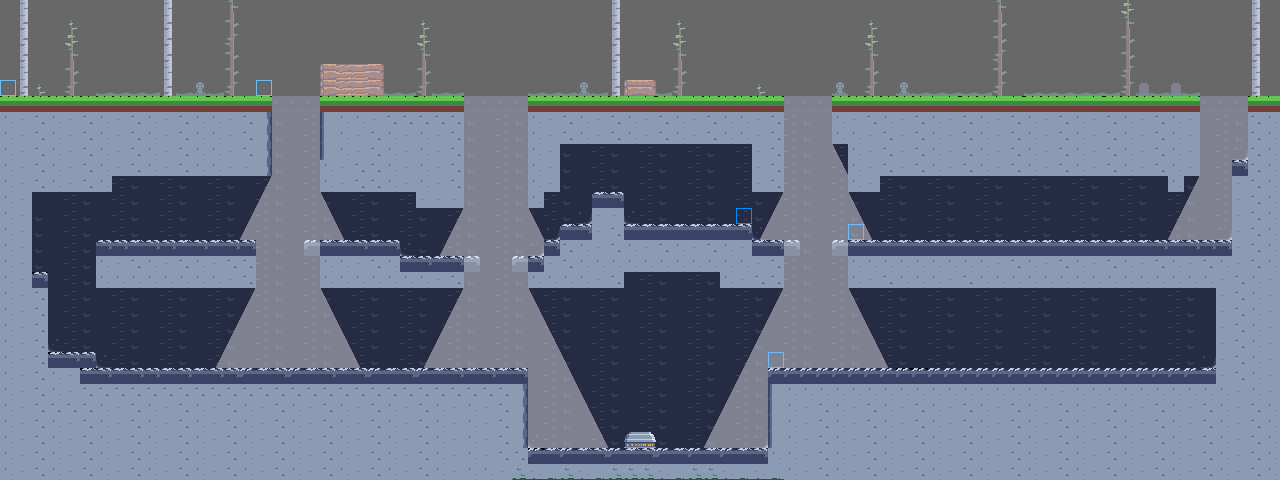

Below is a game level as drawn by its tile map, then a one-line description and the .tmx that defines it (tile-layer data replaced by summaries):
An orthogonal 80x30 tile map with 16x16 px tiles, 5 tile layers (parallax, background, patrollimits, foreground, ...), 4 tilesets and 5 objects (4x guard, vampire).

<map version="1.2" tiledversion="1.2.3" orientation="orthogonal" renderorder="right-down" width="80" height="30" tilewidth="16" tileheight="16" infinite="0" nextlayerid="7" nextobjectid="18">
 <tileset firstgid="1" source="foregroundtiles.tsx" />
 <tileset firstgid="65" source="backgroundtiles.tsx" />
 <tileset firstgid="129" name="entities" tilewidth="16" tileheight="16" tilecount="64" columns="8">
  <image source="entities.png" width="128" height="128" />
 </tileset>
 <tileset firstgid="193" name="lights" tilewidth="16" tileheight="16" tilecount="36" columns="6">
  <image source="lights.png" width="96" height="96" />
 </tileset>
 <layer id="6" name="parallax" width="80" height="30">
  <data>[2400 cells, 0 non-empty, 0 distinct tile ids]</data>
 </layer>
 <layer id="1" name="background" width="80" height="30">
  <data>[2400 cells, 1423 non-empty, 16 distinct tile ids]</data>
 </layer>
 <objectgroup id="3" name="entities">
  <object id="1" name="vampire" gid="129" x="629.89" y="409.14" width="16" height="16" />
  <object id="14" name="guard" gid="130" x="117.698" y="61.2472" width="16" height="16" />
  <object id="15" name="guard" gid="130" x="653.662" y="200.624" width="16" height="16" />
  <object id="16" name="guard" gid="130" x="1068.29" y="228.557" width="16" height="16" />
  <object id="17" name="guard" gid="130" x="1079.64" y="356.874" width="16" height="16" />
 </objectgroup>
 <layer id="5" name="patrollimits" width="80" height="30">
  <data>[2400 cells, 5 non-empty, 1 distinct tile ids]</data>
 </layer>
 <layer id="2" name="foreground" width="80" height="30">
  <data>[2400 cells, 1093 non-empty, 20 distinct tile ids]</data>
 </layer>
 <layer id="4" name="light" width="80" height="30" opacity="0.41">
  <data>[2400 cells, 816 non-empty, 5 distinct tile ids]</data>
 </layer>
</map>